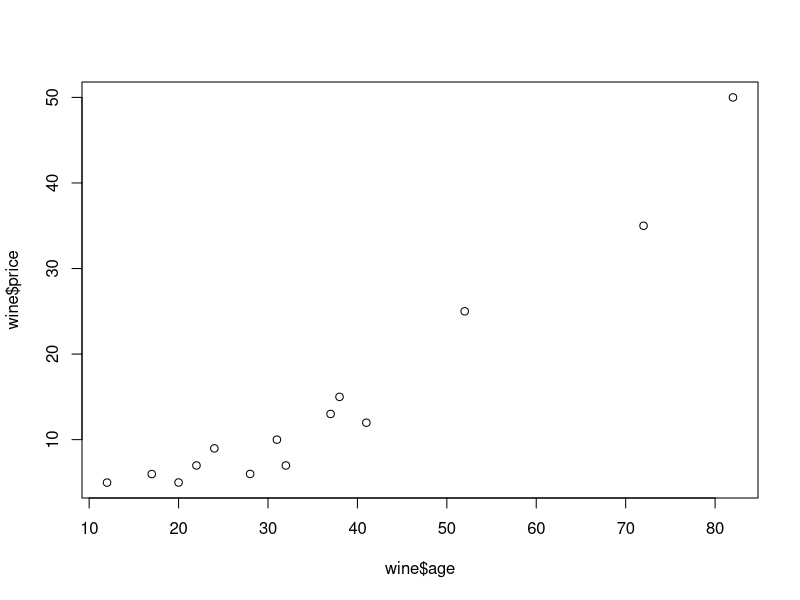
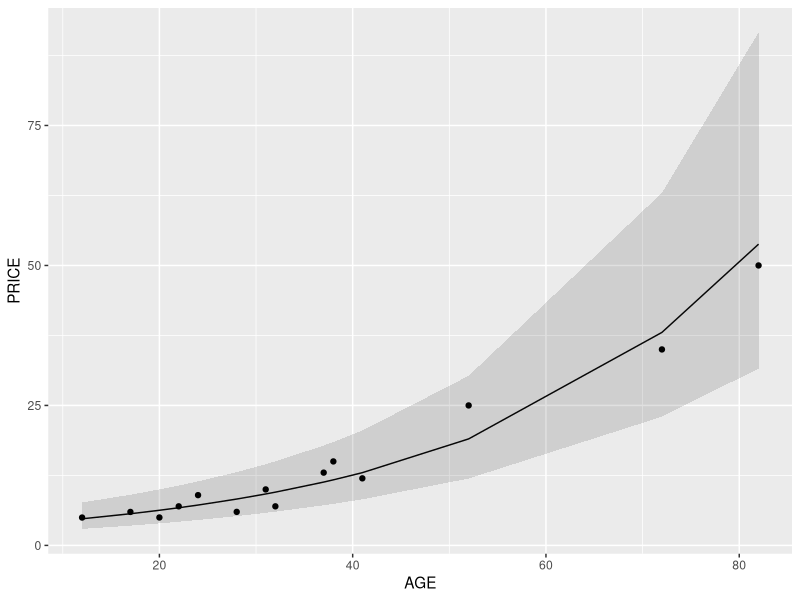
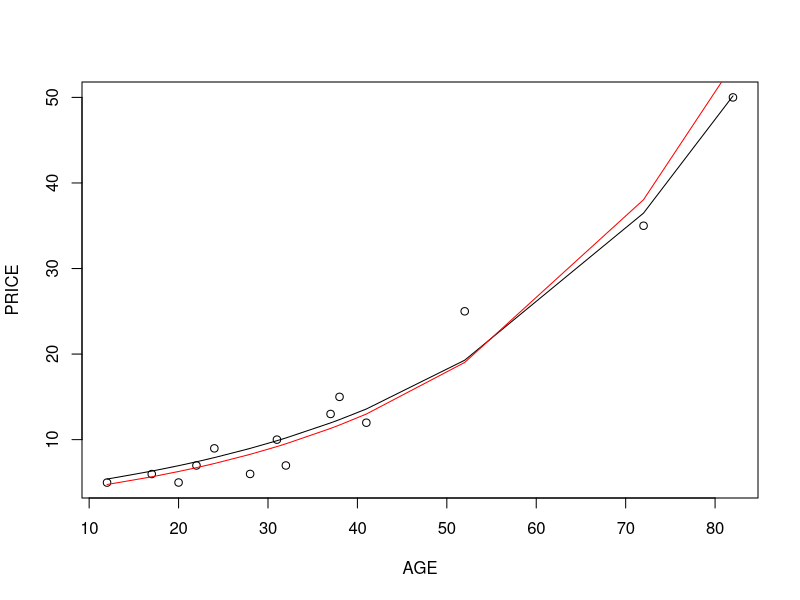

Write the R code that produced these figures, in order.
## ---- chunk 1
knitr::opts_chunk$set(echo = TRUE)
## ---- chunk 2
library(tidyverse)
library(magrittr)
library(broom)
library(car)

educ = read.csv('../../data/education.csv')
educ %>% head

# we don't need the wls.weights variable for now, so drop it
educ %<>% select(-wls.weights)
mod.dat = educ %>% select(-state)
mod = lm(educ~.,data=mod.dat%>% mutate('region'=as.factor(region)))

# for an explanation of GVIF see https://stats.stackexchange.com/questions/70679/which-variance-inflation-factor-should-i-be-using-textgvif-or-textgvif/96584
vif(mod)
summary(mod)
## ---- chunk 3
wine = read.csv('../../data/wine.csv')
wine['age'] = 1972-wine$vintage
wine %>% head

plot(wine$age, wine$price)
## ---- chunk 4
wine$lprice = log(wine$price)
mod.log = lm(lprice~age, data=wine)

plot.df = mod.log %>%
  augment(interval='prediction') %>%
  mutate('.fitted'=exp(.fitted),'lower'=exp(.lower),'upper'=exp(.upper)) %>%
  select(age,.fitted,lower,upper) %>%
  rename('exp.fit'=.fitted) %>%
  reshape2::melt(id.vars=c('age','upper','lower'))

plot.df['price'] = wine$price

ggplot(plot.df, aes(x=age,)) +
  geom_line(aes(y=value)) +
  geom_ribbon(aes(ymin=lower,ymax=upper), alpha=.15) +
  geom_point(aes(y=price)) + 
  labs(x='AGE',y='PRICE')

## ---- chunk 5
# by default, optim minimizes the input function so work on the negative log-likelihood scale
neg.log.likelihood = function(b,x,y){
  b0 = b[1]
  b1 = b[2]
  
  y.hat = exp(b0 + b1*x)
  resids = y - y.hat
  sse = sum(resids^2)
  
  return(sse)
}

age = wine$age
price = wine$price

first.guess = c(0,0)
mle = optim(first.guess,
            neg.log.likelihood,
            x=age,
            y=price)

mle
## ---- chunk 6
beta0.hat = mle$par[1]
beta1.hat = mle$par[2]

price.hat = exp(beta0.hat + beta1.hat*age)

plot(age,price,xlab='AGE',ylab='PRICE')
lines(age,price.hat)
lines(age,exp(predict(mod.log)),col='red')
